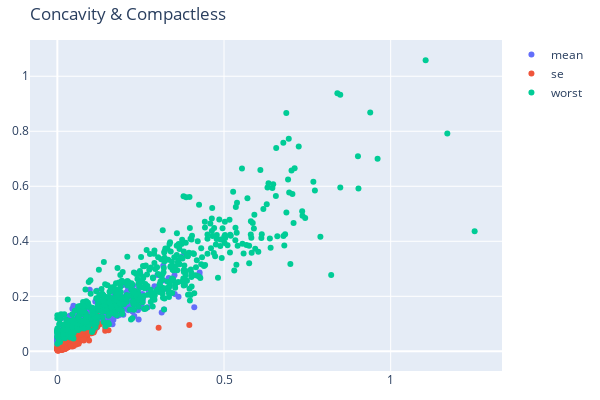

Notebook source saved alongside this figure:
### Code cell
scatter_columns("concavity", "compactness", df_data,"Concavity & Compactless")

### Figure 1 — Plotly figure (JSON) as saved in the notebook; plotly's stock layout.template omitted (floating-point values rounded to 4 significant figures; data arrays with more than 128 entries replaced by an {"elided": "..."} marker saying what was removed)
{"data": [{"mode": "markers", "name": "mean", "type": "scatter", "x": {"elided": "569 float values"}, "y": {"elided": "569 float values"}}, {"mode": "markers", "name": "se", "type": "scatter", "x": {"elided": "569 float values"}, "y": {"elided": "569 float values"}}, {"mode": "markers", "name": "worst", "type": "scatter", "x": {"elided": "569 float values"}, "y": {"elided": "569 float values"}}], "layout": {"height": 400, "margin": {"b": 20, "l": 20, "r": 20, "t": 40}, "title": {"text": "Concavity & Compactless"}, "width": 600}}
